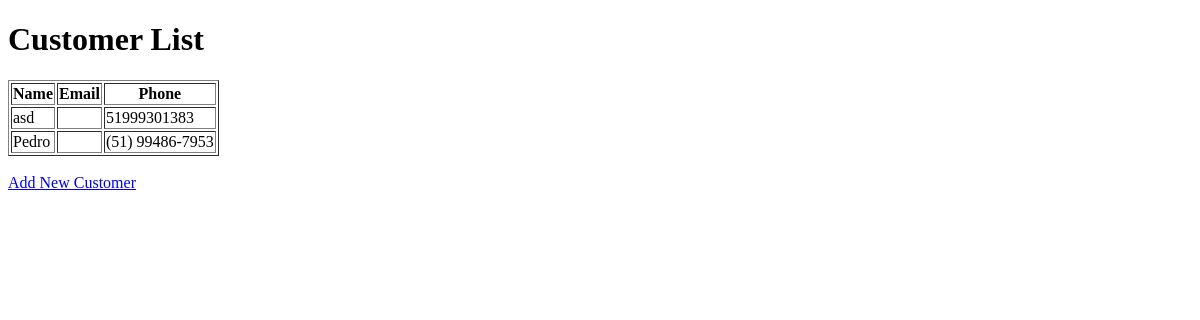
The page /customers on the database as committed earlier.
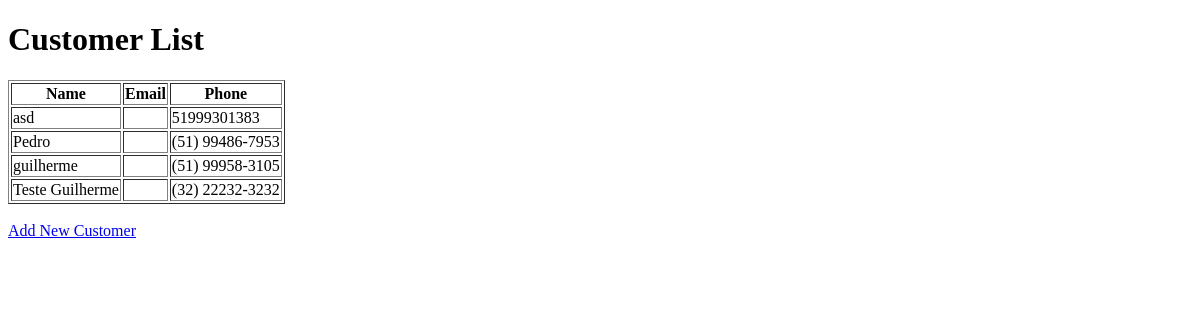
The same page on the database as committed later.
### src/models/customer.py (models this page shows, shortened)
class Customer(db.Model):
    __tablename__ = 'customers'
    id = db.Column(db.Integer, primary_key=True)
    name = db.Column(db.String(100), nullable=False)
    phone = db.Column(db.String(20), nullable=False)
    vehicles = db.relationship('Vehicle', backref='customer', lazy=True, cascade='all, delete-orphan')
    appointments = db.relationship('Appointment', backref='customer', lazy=True, cascade='all, delete-orphan')

### src/routes/customer_routes.py (the view)
@customer_bp.route('/customers', methods=['GET'])
def get_customers():
    customers = Customer.query.all()
    return render_template('customers.html', customers=customers)

### src/templates/customers.html (shortened to what this page needs)
<!DOCTYPE html>
<html lang="en">
<head>
</head>
<body>
    <h1>Customer List</h1>
    <table border="1">
        <thead>
            <tr>
                <th>Name</th>
                <th>Email</th>
                <th>Phone</th>
            </tr>
        </thead>
        <tbody>
            {% for customer in customers %}
            <tr>
                <td>{{ customer.name }}</td>
                <td>{{ customer.email }}</td>
                <td>{{ customer.phone }}</td>
            </tr>
            {% endfor %}
        </tbody>
    </table>
    <br>
    <a href="/customers/new">Add New Customer</a>
</body>
</html>

Rows that differ between the two databases and show on the page:
added Customer: name "guilherme", phone "(51) 99958-3105"
added Customer: name "Teste Guilherme", phone "(32) 22232-3232"
